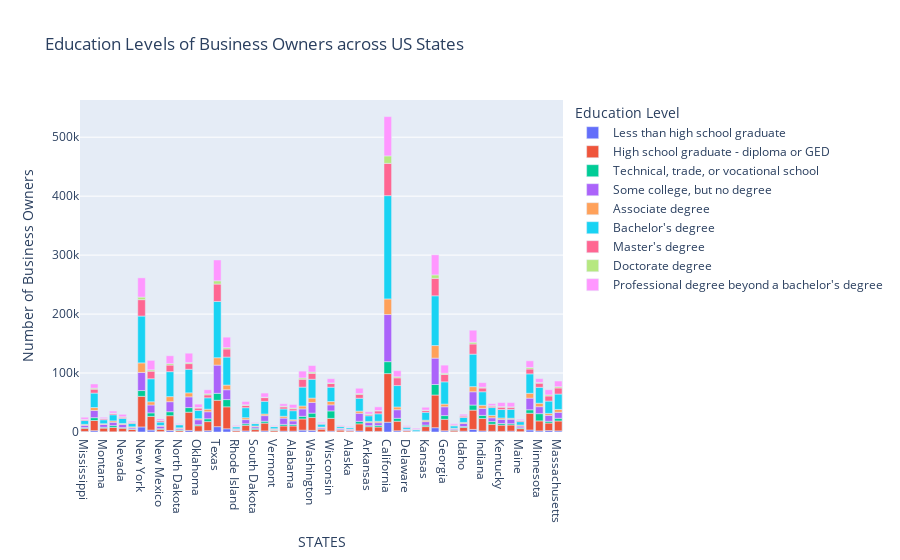

The notebook cell this image was saved under:
### Markdown cell above
-   Plotting a stacked bar chart that includes all states but this is just the same information as the above bar charts just visually less appealing.

### Code cell
newdfStates
fig = px.bar(newdfStates, x="NAME", y="OWNPDEMP", color="OWNCHAR_LABEL", title="Education Levels of Business Owners across US States",
               labels ={"NAME":"STATES",
                    "OWNPDEMP":"Number of Business Owners",
                    "OWNCHAR_LABEL":"Education Level"})
fig.show()
# fig = px.bar(newdfStates.sort_values(by='OWNPDEMP',ascending=False), x="NAME", y="OWNPDEMP", color="OWNCHAR_LABEL", title="Education Levels of Business Owners across US States",
#                labels ={"NAME":"STATES",
#                     "OWNPDEMP":"Number of Business Owners",
#                     "OWNCHAR_LABEL":"Education Level"})
# fig.show()

### Figure 1 — Plotly figure (JSON) as saved in the notebook; plotly's stock layout.template omitted (floating-point values rounded to 4 significant figures)
{"data": [{"alignmentgroup": "True", "hovertemplate": "Education Level=Less than high school graduate<br>STATES=%{x}<br>Number of Business Owners=%{y}<extra></extra>", "legendgroup": "Less than high school graduate", "marker": {"color": "#636efa", "pattern": {"shape": ""}}, "name": "Less than high school graduate", "offsetgroup": "Less than high school graduate", "orientation": "v", "showlegend": true, "textposition": "auto", "type": "bar", "x": ["Mississippi", "Missouri", "Montana", "Nebraska", "Nevada", "New Hampshire", "New York", "New Jersey", "New Mexico", "North Carolina", "North Dakota", "Ohio", "Oklahoma", "Oregon", "Texas", "Pennsylvania", "Rhode Island", "South Carolina", "South Dakota", "Tennessee", "Vermont", "Utah", "Alabama", "Virginia", "Washington", "West Virginia", "Wisconsin", "Wyoming", "Alaska", "Arizona", "Arkansas", "Connecticut", "California", "Colorado", "Delaware", "District of Columbia", "Kansas", "Florida", "Georgia", "Hawaii", "Idaho", "Illinois", "Indiana", "Iowa", "Kentucky", "Louisiana", "Maine", "Michigan", "Minnesota", "Maryland", "Massachusetts"], "xaxis": "x", "y": [877, 2278, 525, 342, 674, 596, 8559, 3276, 659, 2607, 132, 2683, 1181, 2210, 9063, 5446, 279, 1794, 382, 1837, 257, 1483, 1403, 3144, 2791, 328, 1473, 133, 319, 1724, 870, 1025, 16563, 2070, 227, 0, 1167, 7288, 2065, 406, 1366, 4398, 1729, 1116, 955, 1408, 581, 3424, 1855, 2442, 1932], "yaxis": "y"}, {"alignmentgroup": "True", "hovertemplate": "Education Level=High school graduate - diploma or GED<br>STATES=%{x}<br>Number of Business Owners=%{y}<extra></extra>", "legendgroup": "High school graduate - diploma or GED", "marker": {"color": "#EF553B", "pattern": {"shape": ""}}, "name": "High school graduate - diploma or GED", "offsetgroup": "High school graduate - diploma or GED", "orientation": "v", "showlegend": true, "textposition": "auto", "type": "bar", "x": ["Mississippi", "Missouri", "Montana", "Nebraska", "Nevada", "New Hampshire", "New York", "New Jersey", "New Mexico", "North Carolina", "North Dakota", "Ohio", "Oklahoma", "Oregon", "Texas", "Pennsylvania", "Rhode Island", "South Carolina", "South Dakota", "Tennessee", "Vermont", "Utah", "Alabama", "Virginia", "Washington", "West Virginia", "Wisconsin", "Wyoming", "Alaska", "Arizona", "Arkansas", "Connecticut", "California", "Colorado", "Delaware", "District of Columbia", "Kansas", "Florida", "Georgia", "Hawaii", "Idaho", "Illinois", "Indiana", "Iowa", "Kentucky", "Louisiana", "Maine", "Michigan", "Minnesota", "Maryland", "Massachusetts"], "xaxis": "x", "y": [5443, 17210, 6084, 7273, 5782, 3955, 51898, 23207, 4028, 25037, 2382, 30892, 9457, 15467, 44743, 37255, 2226, 9574, 3745, 13231, 2622, 8727, 8836, 19013, 21709, 4639, 21631, 3264, 1744, 12096, 8119, 7421, 82508, 16159, 1904, 665, 8022, 55410, 19489, 2679, 6232, 32725, 21126, 12038, 10715, 10446, 5178, 28364, 16992, 12762, 16774], "yaxis": "y"}, {"alignmentgroup": "True", "hovertemplate": "Education Level=Technical, trade, or vocational school<br>STATES=%{x}<br>Number of Business Owners=%{y}<extra></extra>", "legendgroup": "Technical, trade, or vocational school", "marker": {"color": "#00cc96", "pattern": {"shape": ""}}, "name": "Technical, trade, or vocational school", "offsetgroup": "Technical, trade, or vocational school", "orientation": "v", "showlegend": true, "textposition": "auto", "type": "bar", "x": ["Mississippi", "Missouri", "Montana", "Nebraska", "Nevada", "New Hampshire", "New York", "New Jersey", "New Mexico", "North Carolina", "North Dakota", "Ohio", "Oklahoma", "Oregon", "Texas", "Pennsylvania", "Rhode Island", "South Carolina", "South Dakota", "Tennessee", "Vermont", "Utah", "Alabama", "Virginia", "Washington", "West Virginia", "Wisconsin", "Wyoming", "Alaska", "Arizona", "Arkansas", "Connecticut", "California", "Colorado", "Delaware", "District of Columbia", "Kansas", "Florida", "Georgia", "Hawaii", "Idaho", "Illinois", "Indiana", "Iowa", "Kentucky", "Louisiana", "Maine", "Michigan", "Minnesota", "Maryland", "Massachusetts"], "xaxis": "x", "y": [1194, 4818, 1460, 3235, 1053, 720, 9819, 5994, 996, 6750, 1246, 7837, 1722, 4750, 11805, 12270, 580, 2624, 2186, 3162, 627, 2725, 2399, 4451, 7512, 601, 12648, 493, 561, 4299, 1700, 2772, 20250, 4990, 589, 0, 2542, 17851, 6272, 814, 1785, 8598, 5322, 4505, 2728, 2193, 1426, 5953, 12275, 2971, 4588], "yaxis": "y"}, {"alignmentgroup": "True", "hovertemplate": "Education Level=Some college, but no degree<br>STATES=%{x}<br>Number of Business Owners=%{y}<extra></extra>", "legendgroup": "Some college, but no degree", "marker": {"color": "#ab63fa", "pattern": {"shape": ""}}, "name": "Some college, but no degree", "offsetgroup": "Some college, but no degree", "orientation": "v", "showlegend": true, "textposition": "auto", "type": "bar", "x": ["Mississippi", "Missouri", "Montana", "Nebraska", "Nevada", "New Hampshire", "New York", "New Jersey", "New Mexico", "North Carolina", "North Dakota", "Ohio", "Oklahoma", "Oregon", "Texas", "Pennsylvania", "Rhode Island", "South Carolina", "South Dakota", "Tennessee", "Vermont", "Utah", "Alabama", "Virginia", "Washington", "West Virginia", "Wisconsin", "Wyoming", "Alaska", "Arizona", "Arkansas", "Connecticut", "California", "Colorado", "Delaware", "District of Columbia", "Kansas", "Florida", "Georgia", "Hawaii", "Idaho", "Illinois", "Indiana", "Iowa", "Kentucky", "Louisiana", "Maine", "Michigan", "Minnesota", "Maryland", "Massachusetts"], "xaxis": "x", "y": [3749, 12185, 4781, 5670, 5314, 2116, 30747, 13325, 4119, 17022, 2198, 18229, 8421, 11944, 47814, 16730, 1562, 7008, 2631, 9533, 1065, 10664, 6197, 12608, 18092, 2002, 10259, 1771, 2023, 13667, 5343, 4558, 79898, 14584, 1429, 418, 5888, 44760, 14980, 1606, 5111, 22533, 11808, 6442, 6947, 7599, 2877, 19706, 11828, 10054, 10143], "yaxis": "y"}, {"alignmentgroup": "True", "hovertemplate": "Education Level=Associate degree<br>STATES=%{x}<br>Number of Business Owners=%{y}<extra></extra>", "legendgroup": "Associate degree", "marker": {"color": "#FFA15A", "pattern": {"shape": ""}}, "name": "Associate degree", "offsetgroup": "Associate degree", "orientation": "v", "showlegend": true, "textposition": "auto", "type": "bar", "x": ["Mississippi", "Missouri", "Montana", "Nebraska", "Nevada", "New Hampshire", "New York", "New Jersey", "New Mexico", "North Carolina", "North Dakota", "Ohio", "Oklahoma", "Oregon", "Texas", "Pennsylvania", "Rhode Island", "South Carolina", "South Dakota", "Tennessee", "Vermont", "Utah", "Alabama", "Virginia", "Washington", "West Virginia", "Wisconsin", "Wyoming", "Alaska", "Arizona", "Arkansas", "Connecticut", "California", "Colorado", "Delaware", "District of Columbia", "Kansas", "Florida", "Georgia", "Hawaii", "Idaho", "Illinois", "Indiana", "Iowa", "Kentucky", "Louisiana", "Maine", "Michigan", "Minnesota", "Maryland", "Massachusetts"], "xaxis": "x", "y": [1725, 5019, 1252, 2352, 1631, 1428, 16190, 5468, 1239, 8602, 1171, 6787, 1826, 4323, 12527, 7896, 791, 3196, 1254, 2747, 997, 3070, 2078, 4940, 7437, 862, 5689, 792, 422, 3648, 1689, 2460, 26449, 4649, 596, 0, 2369, 21336, 4594, 896, 1793, 8695, 5381, 4074, 2447, 1690, 1709, 8232, 5841, 3307, 4833], "yaxis": "y"}, {"alignmentgroup": "True", "hovertemplate": "Education Level=Bachelor's degree<br>STATES=%{x}<br>Number of Business Owners=%{y}<extra></extra>", "legendgroup": "Bachelor's degree", "marker": {"color": "#19d3f3", "pattern": {"shape": ""}}, "name": "Bachelor's degree", "offsetgroup": "Bachelor's degree", "orientation": "v", "showlegend": true, "textposition": "auto", "type": "bar", "x": ["Mississippi", "Missouri", "Montana", "Nebraska", "Nevada", "New Hampshire", "New York", "New Jersey", "New Mexico", "North Carolina", "North Dakota", "Ohio", "Oklahoma", "Oregon", "Texas", "Pennsylvania", "Rhode Island", "South Carolina", "South Dakota", "Tennessee", "Vermont", "Utah", "Alabama", "Virginia", "Washington", "West Virginia", "Wisconsin", "Wyoming", "Alaska", "Arizona", "Arkansas", "Connecticut", "California", "Colorado", "Delaware", "District of Columbia", "Kansas", "Florida", "Georgia", "Hawaii", "Idaho", "Illinois", "Indiana", "Iowa", "Kentucky", "Louisiana", "Maine", "Michigan", "Minnesota", "Maryland", "Massachusetts"], "xaxis": "x", "y": [6399, 24499, 6655, 10336, 8629, 5704, 79452, 39004, 5784, 42339, 5084, 39956, 14061, 19297, 95444, 47485, 3308, 16998, 3967, 21553, 3541, 12422, 15228, 31983, 31930, 4827, 24303, 2850, 2406, 21784, 9852, 12656, 175196, 36300, 3241, 2497, 13456, 84370, 37685, 4004, 8336, 55075, 22878, 13265, 14333, 15090, 5817, 32899, 27009, 20937, 26116], "yaxis": "y"}, {"alignmentgroup": "True", "hovertemplate": "Education Level=Master's degree<br>STATES=%{x}<br>Number of Business Owners=%{y}<extra></extra>", "legendgroup": "Master's degree", "marker": {"color": "#FF6692", "pattern": {"shape": ""}}, "name": "Master's degree", "offsetgroup": "Master's degree", "orientation": "v", "showlegend": true, "textposition": "auto", "type": "bar", "x": ["Mississippi", "Missouri", "Montana", "Nebraska", "Nevada", "New Hampshire", "New York", "New Jersey", "New Mexico", "North Carolina", "North Dakota", "Ohio", "Oklahoma", "Oregon", "Texas", "Pennsylvania", "Rhode Island", "South Carolina", "South Dakota", "Tennessee", "Vermont", "Utah", "Alabama", "Virginia", "Washington", "West Virginia", "Wisconsin", "Wyoming", "Alaska", "Arizona", "Arkansas", "Connecticut", "California", "Colorado", "Delaware", "District of Columbia", "Kansas", "Florida", "Georgia", "Hawaii", "Idaho", "Illinois", "Indiana", "Iowa", "Kentucky", "Louisiana", "Maine", "Michigan", "Minnesota", "Maryland", "Massachusetts"], "xaxis": "x", "y": [1695, 6630, 1884, 2085, 2089, 1929, 27805, 12922, 2281, 11153, 544, 9614, 3888, 5038, 29530, 13795, 994, 3853, 676, 6287, 738, 3544, 3258, 13399, 10052, 1091, 6205, 1088, 510, 6630, 2288, 4858, 54749, 13133, 1140, 1046, 3197, 29566, 12485, 1315, 2487, 17262, 6332, 2385, 4003, 3632, 1844, 8285, 6991, 8634, 10344], "yaxis": "y"}, {"alignmentgroup": "True", "hovertemplate": "Education Level=Doctorate degree<br>STATES=%{x}<br>Number of Business Owners=%{y}<extra></extra>", "legendgroup": "Doctorate degree", "marker": {"color": "#B6E880", "pattern": {"shape": ""}}, "name": "Doctorate degree", "offsetgroup": "Doctorate degree", "orientation": "v", "showlegend": true, "textposition": "auto", "type": "bar", "x": ["Mississippi", "Missouri", "Montana", "Nebraska", "Nevada", "New Hampshire", "New York", "New Jersey", "New Mexico", "North Carolina", "North Dakota", "Ohio", "Oklahoma", "Oregon", "Texas", "Pennsylvania", "Rhode Island", "South Carolina", "South Dakota", "Tennessee", "Vermont", "Utah", "Alabama", "Virginia", "Washington", "West Virginia", "Wisconsin", "Wyoming", "Alaska", "Arizona", "Arkansas", "Connecticut", "California", "Colorado", "Delaware", "District of Columbia", "Kansas", "Florida", "Georgia", "Hawaii", "Idaho", "Illinois", "Indiana", "Iowa", "Kentucky", "Louisiana", "Maine", "Michigan", "Minnesota", "Maryland", "Massachusetts"], "xaxis": "x", "y": [438, 1786, 173, 618, 575, 418, 4354, 2294, 521, 2461, 186, 1905, 993, 1749, 5529, 2283, 178, 1133, 470, 710, 193, 1165, 1341, 2142, 2094, 170, 1057, 168, 220, 1363, 665, 719, 12653, 1825, 123, 125, 551, 5854, 2074, 221, 289, 2971, 1370, 784, 924, 543, 231, 2656, 1240, 1786, 2121], "yaxis": "y"}, {"alignmentgroup": "True", "hovertemplate": "Education Level=Professional degree beyond a bachelor's degree<br>STATES=%{x}<br>Number of Business Owners=%{y}<extra></extra>", "legendgroup": "Professional degree beyond a bachelor's degree", "marker": {"color": "#FF97FF", "pattern": {"shape": ""}}, "name": "Professional degree beyond a bachelor's degree", "offsetgroup": "Professional degree beyond a bachelor's degree", "orientation": "v", "showlegend": true, "textposition": "auto", "type": "bar", "x": ["Mississippi", "Missouri", "Montana", "Nebraska", "Nevada", "New Hampshire", "New York", "New Jersey", "New Mexico", "North Carolina", "North Dakota", "Ohio", "Oklahoma", "Oregon", "Texas", "Pennsylvania", "Rhode Island", "South Carolina", "South Dakota", "Tennessee", "Vermont", "Utah", "Alabama", "Virginia", "Washington", "West Virginia", "Wisconsin", "Wyoming", "Alaska", "Arizona", "Arkansas", "Connecticut", "California", "Colorado", "Delaware", "District of Columbia", "Kansas", "Florida", "Georgia", "Hawaii", "Idaho", "Illinois", "Indiana", "Iowa", "Kentucky", "Louisiana", "Maine", "Michigan", "Minnesota", "Maryland", "Massachusetts"], "xaxis": "x", "y": [3513, 7004, 2076, 3565, 4240, 1557, 32667, 15987, 2545, 13329, 1427, 15731, 5732, 6812, 35296, 17674, 1281, 5594, 996, 7002, 918, 4087, 5959, 11602, 11049, 1940, 7152, 1033, 1056, 8973, 3769, 6190, 66664, 10364, 1489, 1628, 4768, 34069, 13795, 2076, 2742, 20378, 7811, 3471, 6879, 7293, 1850, 11239, 6514, 8799, 9611], "yaxis": "y"}], "layout": {"barmode": "relative", "legend": {"title": {"text": "Education Level"}, "tracegroupgap": 0}, "title": {"text": "Education Levels of Business Owners across US States"}, "xaxis": {"anchor": "y", "domain": [0, 1], "title": {"text": "STATES"}}, "yaxis": {"anchor": "x", "domain": [0, 1], "title": {"text": "Number of Business Owners"}}}}
